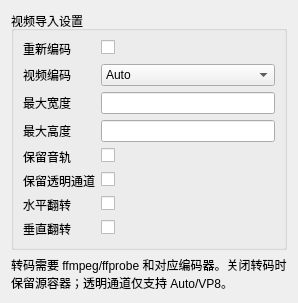
<?xml version='1.0' encoding='UTF-8'?>
<ui version="4.0">
  <class>VideoInspectorForm</class>
  <widget class="QWidget" name="VideoInspectorForm">
    <layout class="QVBoxLayout" name="mainLayout">
      <item>
        <widget class="QGroupBox" name="settingsGroup">
          <property name="title">
            <string>视频导入设置</string>
          </property>
          <layout class="QFormLayout" name="settingsLayout">
            <item row="0" column="0">
              <widget class="QLabel" name="TranscodeLabel">
                <property name="text">
                  <string>重新编码</string>
                </property>
                <property name="textFormat">
                  <enum>Qt::PlainText</enum>
                </property>
                <property name="wordWrap">
                  <bool>true</bool>
                </property>
              </widget>
            </item>
            <item row="0" column="1">
              <widget class="QCheckBox" name="transcodeCheck">
                <property name="settingKey" stdset="0">
                  <string>Transcode</string>
                </property>
              </widget>
            </item>
            <item row="1" column="0">
              <widget class="QLabel" name="CodecLabel">
                <property name="text">
                  <string>视频编码</string>
                </property>
                <property name="textFormat">
                  <enum>Qt::PlainText</enum>
                </property>
                <property name="wordWrap">
                  <bool>true</bool>
                </property>
              </widget>
            </item>
            <item row="1" column="1">
              <widget class="QComboBox" name="codecCombo">
                <property name="settingKey" stdset="0">
                  <string>Codec</string>
                </property>
                <property name="values" stdset="0">
                  <stringlist notr="true">
                    <string>Auto</string>
                    <string>H264</string>
                    <string>H265</string>
                    <string>VP8</string>
                  </stringlist>
                </property>
                <item>
                  <property name="text">
                    <string>Auto</string>
                  </property>
                </item>
                <item>
                  <property name="text">
                    <string>H264</string>
                  </property>
                </item>
                <item>
                  <property name="text">
                    <string>H265</string>
                  </property>
                </item>
                <item>
                  <property name="text">
                    <string>VP8</string>
                  </property>
                </item>
              </widget>
            </item>
            <item row="2" column="0">
              <widget class="QLabel" name="MaxWidthLabel">
                <property name="text">
                  <string>最大宽度</string>
                </property>
                <property name="textFormat">
                  <enum>Qt::PlainText</enum>
                </property>
                <property name="wordWrap">
                  <bool>true</bool>
                </property>
              </widget>
            </item>
            <item row="2" column="1">
              <widget class="QLineEdit" name="maxWidthEdit">
                <property name="settingKey" stdset="0">
                  <string>MaxWidth</string>
                </property>
                <property name="fieldType" stdset="0">
                  <string>uint32</string>
                </property>
                <property name="minimumValue" stdset="0">
                  <number>2</number>
                </property>
              </widget>
            </item>
            <item row="3" column="0">
              <widget class="QLabel" name="MaxHeightLabel">
                <property name="text">
                  <string>最大高度</string>
                </property>
                <property name="textFormat">
                  <enum>Qt::PlainText</enum>
                </property>
                <property name="wordWrap">
                  <bool>true</bool>
                </property>
              </widget>
            </item>
            <item row="3" column="1">
              <widget class="QLineEdit" name="maxHeightEdit">
                <property name="settingKey" stdset="0">
                  <string>MaxHeight</string>
                </property>
                <property name="fieldType" stdset="0">
                  <string>uint32</string>
                </property>
                <property name="minimumValue" stdset="0">
                  <number>2</number>
                </property>
              </widget>
            </item>
            <item row="4" column="0">
              <widget class="QLabel" name="ImportAudioLabel">
                <property name="text">
                  <string>保留音轨</string>
                </property>
                <property name="textFormat">
                  <enum>Qt::PlainText</enum>
                </property>
                <property name="wordWrap">
                  <bool>true</bool>
                </property>
              </widget>
            </item>
            <item row="4" column="1">
              <widget class="QCheckBox" name="importAudioCheck">
                <property name="settingKey" stdset="0">
                  <string>ImportAudio</string>
                </property>
              </widget>
            </item>
            <item row="5" column="0">
              <widget class="QLabel" name="EncodeAlphaLabel">
                <property name="text">
                  <string>保留透明通道</string>
                </property>
                <property name="textFormat">
                  <enum>Qt::PlainText</enum>
                </property>
                <property name="wordWrap">
                  <bool>true</bool>
                </property>
              </widget>
            </item>
            <item row="5" column="1">
              <widget class="QCheckBox" name="encodeAlphaCheck">
                <property name="settingKey" stdset="0">
                  <string>EncodeAlpha</string>
                </property>
              </widget>
            </item>
            <item row="6" column="0">
              <widget class="QLabel" name="FlipHorizontalLabel">
                <property name="text">
                  <string>水平翻转</string>
                </property>
                <property name="textFormat">
                  <enum>Qt::PlainText</enum>
                </property>
                <property name="wordWrap">
                  <bool>true</bool>
                </property>
              </widget>
            </item>
            <item row="6" column="1">
              <widget class="QCheckBox" name="flipHorizontalCheck">
                <property name="settingKey" stdset="0">
                  <string>FlipHorizontal</string>
                </property>
              </widget>
            </item>
            <item row="7" column="0">
              <widget class="QLabel" name="FlipVerticalLabel">
                <property name="text">
                  <string>垂直翻转</string>
                </property>
                <property name="textFormat">
                  <enum>Qt::PlainText</enum>
                </property>
                <property name="wordWrap">
                  <bool>true</bool>
                </property>
              </widget>
            </item>
            <item row="7" column="1">
              <widget class="QCheckBox" name="flipVerticalCheck">
                <property name="settingKey" stdset="0">
                  <string>FlipVertical</string>
                </property>
              </widget>
            </item>
          </layout>
        </widget>
      </item>
      <item>
        <widget class="QLabel" name="capabilityLabel">
          <property name="text">
            <string>转码需要 ffmpeg/ffprobe 和对应编码器。关闭转码时保留源容器；透明通道仅支持 Auto/VP8。</string>
          </property>
          <property name="textFormat">
            <enum>Qt::PlainText</enum>
          </property>
          <property name="wordWrap">
            <bool>true</bool>
          </property>
        </widget>
      </item>
    </layout>
  </widget>
  <resources />
  <connections />
</ui>
